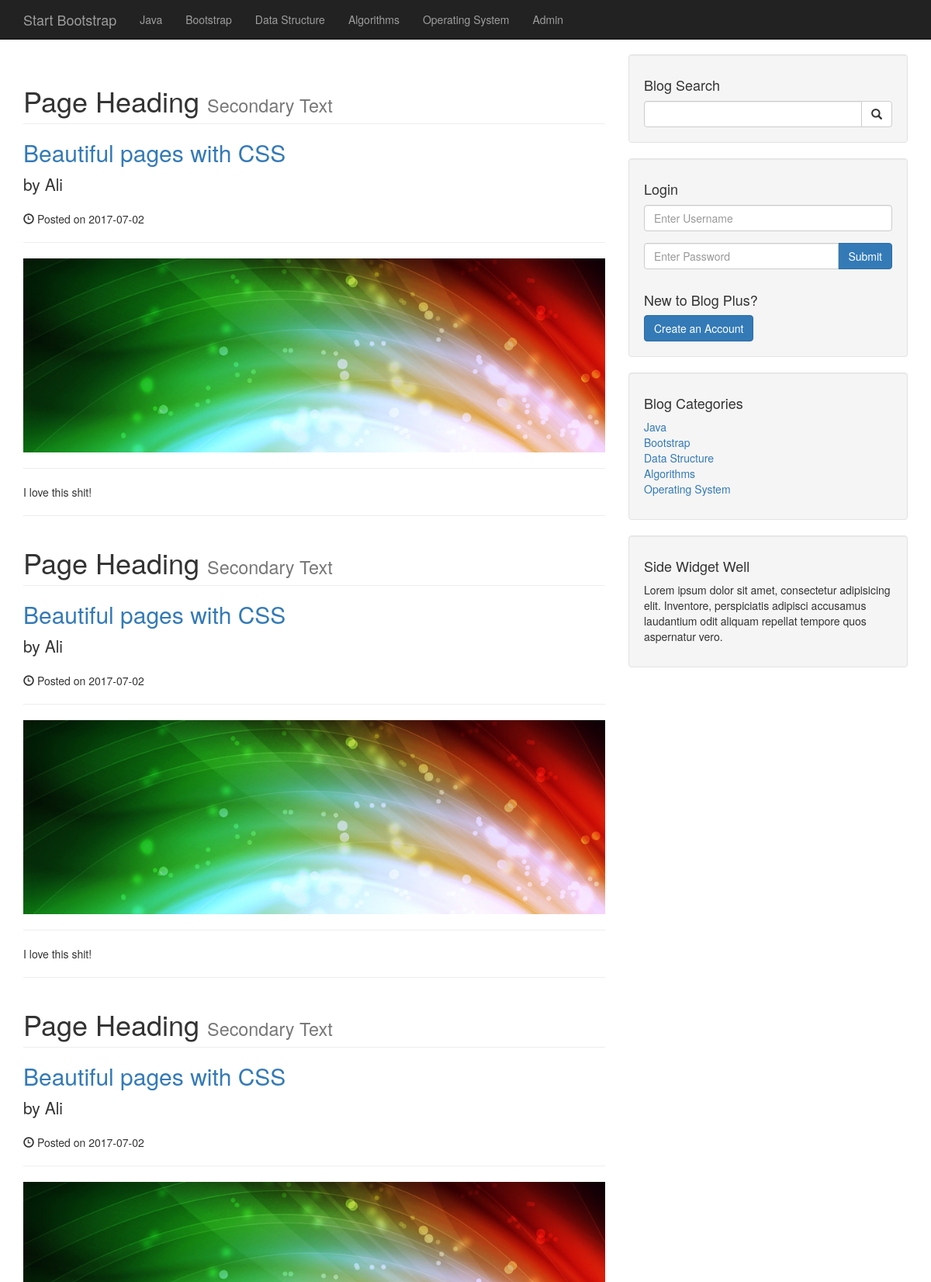
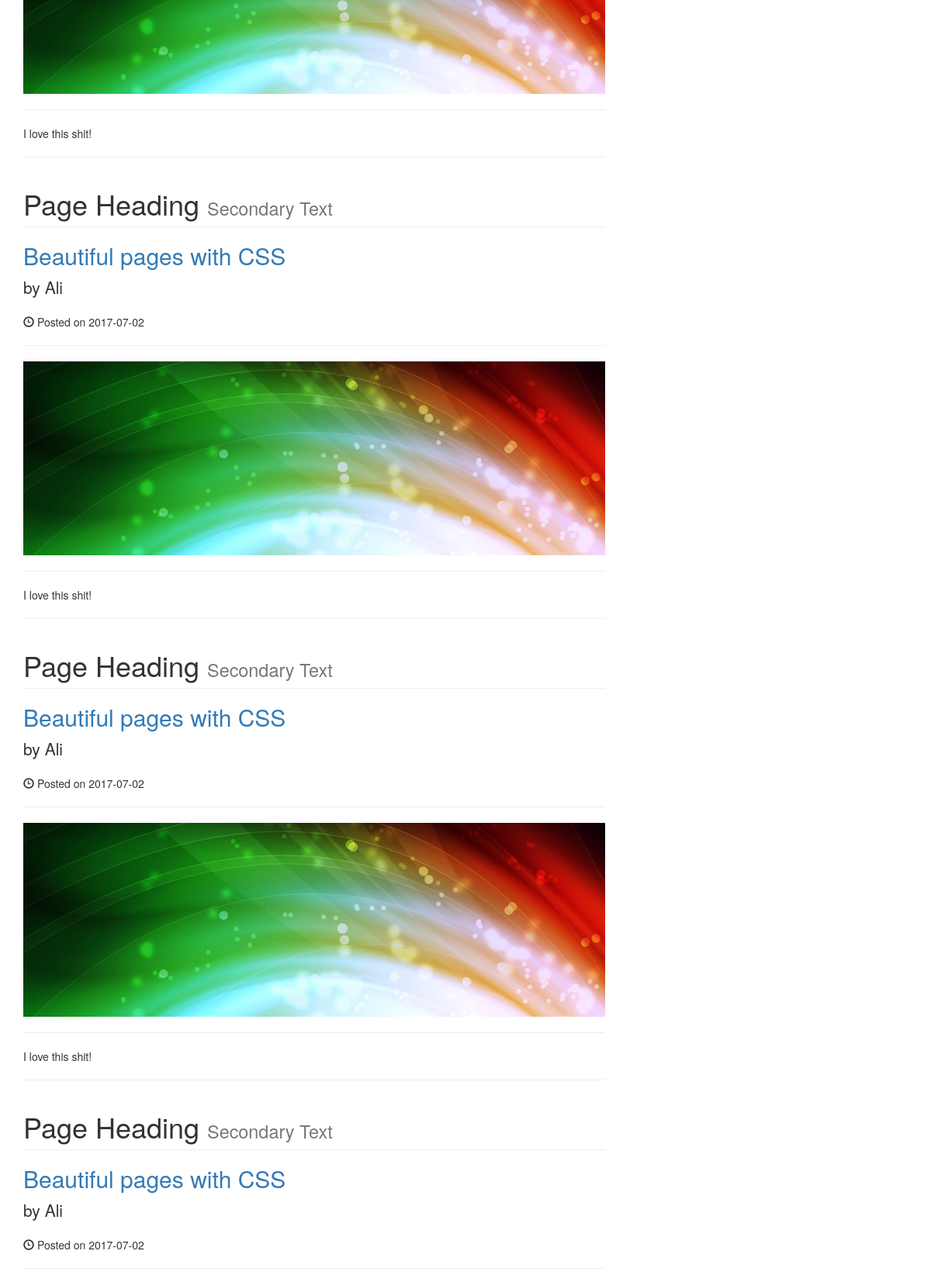
/author_post.php?post_author=Ali&p_id=1 (upper part), run on the app's committed database (2 pictures, top to bottom).
### tables this page shows
CREATE TABLE `categories` (
  `cat_id` int(3) NOT NULL,
  `cat_title` varchar(255) NOT NULL
);

CREATE TABLE `posts` (
  `post_id` int(3) NOT NULL,
  `post_category_id` int(3) NOT NULL,
  `post_title` varchar(255) NOT NULL,
  `post_author` varchar(255) NOT NULL,
  `post_date` date NOT NULL,
  `post_image` text NOT NULL,
  `post_content` text NOT NULL,
  `post_tags` varchar(255) NOT NULL,
  `post_comment_count` int(11) NOT NULL,
  `post_status` varchar(255) NOT NULL DEFAULT 'draft',
  `post_views_count` int(11) NOT NULL
);

### author_post.php (the view, shortened to what this page needs)
<?php include "includes/db.php";?>
<?php include "includes/header.php";?>
    <?php include "includes/navigation.php";?>
    <div class="container">
        <div class="row">
            <div class="col-md-8">
            <?php
                if(isset($_GET['p_id'])){
                    $the_post_author= $_GET['post_author'];
                $query = "SELECT * from posts WHERE post_author= '$the_post_author'";
                $post_selected = mysqli_query($connection, $query);
                while($row = mysqli_fetch_assoc($post_selected)){
                    $p_id= $row['post_id'];
                    $post_title= $row['post_title'];
                    $post_author= $row['post_author'];
                    $post_date= $row['post_date'];
                    $post_image= $row['post_image'];
                    $post_content= $row['post_content'];
                    ?>
                <h1 class="page-header">
                    Page Heading
                    <small>Secondary Text</small>
                </h1>
                <h2>
                    <a href="post.php?p_id=<?php echo $p_id;?>"><?php echo $post_title?></a>
                </h2>
                <p class="lead">
                    by <?php echo $post_author ?>
                </p>
                <p><span class="glyphicon glyphicon-time"></span> Posted on <?php echo $post_date ?></p>
                <hr>
                <img class="img-responsive" src="images/<?php echo $post_image?>" alt="">
                <hr>
                <p><?php echo $post_content ?></p>
                <hr>
            <?php
                }
                }
                ?>
      </div>
          <?php include "includes/sidebar.php";?>
        </div>
        <?php include "includes/footer.php";?>

### includes/navigation.php (shortened to what this page needs)
<nav class="navbar navbar-inverse navbar-fixed-top" role="navigation">
        <div class="container">
            <div class="navbar-header">
                <a class="navbar-brand" href="index.php">Start Bootstrap</a>
            </div>
            <div class="collapse navbar-collapse" id="bs-example-navbar-collapse-1">
                <ul class="nav navbar-nav">
                    <?php
                    $query = ("SELECT * FROM categories");
                    $category_list = mysqli_query($connection,$query);
                    while($row = mysqli_fetch_assoc($category_list)){
                        $cat_title = $row['cat_title'];
                        echo "<li><a href='#'>{$cat_title}</a>
                    </li>";
                    }
                    ?>
                    <li>
                        <a href="admin">Admin</a>
                    </li>
                </ul>
            </div>
        </div>
    </nav>

### includes/sidebar.php
        <div class="col-md-4">
            <div class="well">
                <h4>Blog Search</h4>
                <form action="search.php" method="post">
                <div class="input-group">
                    <input type="text" name="search" class="form-control">
                    <span class="input-group-btn">
                        <button class="btn btn-default" name="submit" type="submit">
                            <span class="glyphicon glyphicon-search"></span>
                    </button>
                    </span>
                </div>
                </form>
            </div>
            <?php if(!isset($_SESSION['username'])){
            ?>
            <div class="well">
                <h4>Login</h4>
                <form action="includes/login.php" method="post">
                <div class="form-group">
                    <input type="text" class="form-control" name="username" placeholder="Enter Username">
                </div>
                <div class="input-group">
                    <input type="password" name="user_password" class="form-control" placeholder="Enter Password">
                    <span class="input-group-btn">
                        <button class="btn btn-primary" name="login" type="submit">Submit
                    </button>
                    </span>
                </div>
                <br>
                <div class="input-group">
                    <h4 class="text-center">New to Blog Plus?</h4>
                    <a href="registration.php" class="btn btn-primary">Create an Account</a>
                </div>
                </form>
            </div>
            <?php }?>
     <?php
                $query = ("SELECT * FROM categories");
                $select_category_title = mysqli_query($connection,$query);
            ?>
            <div class="well">
                <h4>Blog Categories</h4>
                <div class="row">
                    <div class="col-lg-12">
                        <ul class="list-unstyled">
                           <?php
                            while($row = mysqli_fetch_assoc($select_category_title)){
                                $cat_id= $row['cat_id'];
                                $cat_title = $row['cat_title'];
                                echo "<li><a href='category.php?cat_id=$cat_id'>{$cat_title}</a>
                                </li>";
                            }
                            ?>
                        </ul>
                    </div>
                </div>
            </div>
<?php include "widget.php"?>

### css/blog-home.css (style rules this page uses)
body { padding-top: 70px; }

### data on the page
categories: cat_title "Java"
categories: cat_title "Bootstrap"
categories: cat_title "Data Structure"
categories: cat_title "Algorithms"
categories: cat_title "Operating System"
posts: post_title "Beautiful pages with CSS", post_author "Ali", post_date "2017-07-02", post_image (picture), post_content "I love this shit!"
posts: post_title "Beautiful pages with CSS", post_author "Ali", post_date "2017-07-02", post_image (picture), post_content "I love this shit!"
posts: post_title "Beautiful pages with CSS", post_author "Ali", post_date "2017-07-02", post_image (picture), post_content "I love this shit!"
posts: post_title "Beautiful pages with CSS", post_author "Ali", post_date "2017-07-02", post_image (picture), post_content "I love this shit!"
posts: post_title "Beautiful pages with CSS", post_author "Ali", post_date "2017-07-02", post_image (picture), post_content "I love this shit!"
posts: post_title "Beautiful pages with CSS", post_author "Ali", post_date "2017-07-02"
